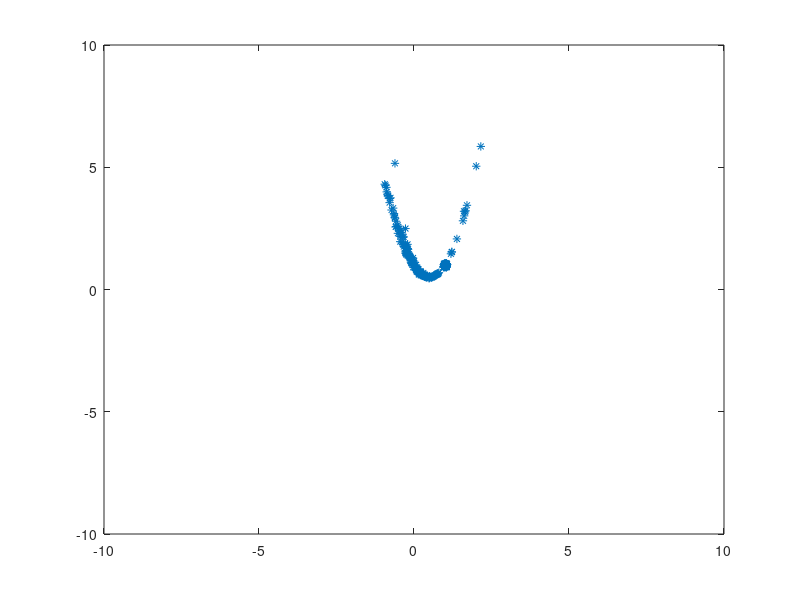

Here is the MATLAB script that generated this plot:
function pso_rosenbrockm1()
liminf=-10;
limsup=-10;
numparticles=500;
posx=20*rand(numparticles,1)-10;
posy=20*rand(numparticles,1)-10;
best_posx=posx;
best_posy=posy;
imf=zeros(numparticles,1);

for i=1:numparticles
  imf(i)=rosenb(posx(i),posy(i));
end
[g,indg]=min(imf);
vx=20*rand(numparticles,1)-10;
vy=20*rand(numparticles,1)-10;
bestgx=posx(indg)
bestgy=posy(indg);
lr=0.1;
w=0.5;
fip=0.1
tic
for paso=1:500
    for i=1:numparticles
        rp=rand();
        rg=rand();
        vx(i)=w*vx(i)+fip*rp*(best_posx(i)-posx(i))+fip*rg*(bestgx-posx(i));
        vy(i)=w*vy(i)+fip*rp*(best_posy(i)-posy(i))+fip*rg*(bestgy-posy(i));
        posx(i)=posx(i)+lr*vx(i);
        posy(i)=posy(i)+lr*vy(i);
        nv(i)=rosenb(posx(i),posy(i));
        if (nv(i)<imf(i))
            imf(i)=nv(i);
            best_posx(i)=posx(i);
            best_posy(i)=posy(i);
        end    
    end   
    [gaux,indgn]=min(nv);
    if (gaux<g)
            g=gaux;
            indg=indgn;
            bestgx=posx(indg);
            bestgy=posy(indgn);
        end
      
      g 
  [bestgx,bestgy]

  if mod(paso,10)==0
      plot(posx,posy,'*')
      axis([-10,10,-10,10])
      pause
  end
end
toc
end

    
    
function s=rosenb(x,y)
s=(1-x)^2+100*(y-x^2)^2;
end

